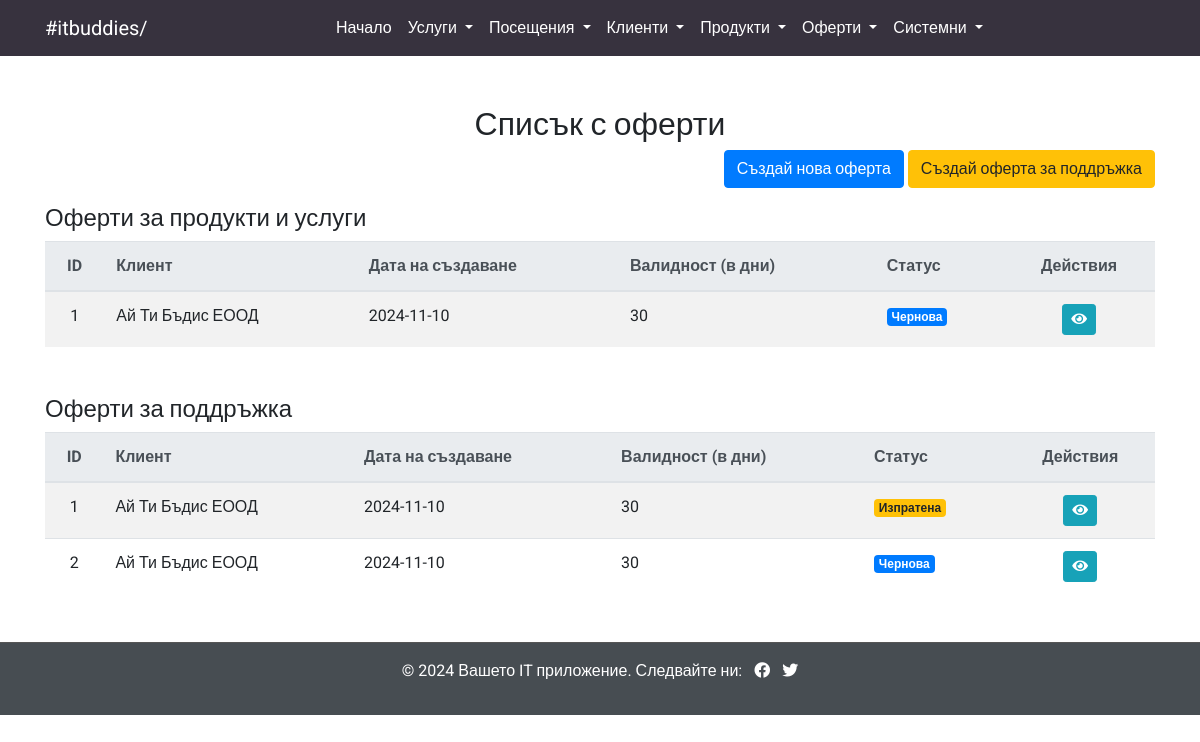
Screenshot of /offers/list with the database file from the repository.
### models.py (models this page shows, shortened)
class Offer(db.Model):
    __tablename__ = 'offers'
    id = db.Column(db.Integer, primary_key=True)
    client_id = db.Column(db.Integer, db.ForeignKey('client.id'), nullable=False)
    created_at = db.Column(db.DateTime, default=datetime.utcnow)
    validity_days = db.Column(db.Integer, nullable=False, default=30)
    status = db.Column(db.String(50), nullable=False, default="draft")
    total_price = db.Column(db.Float, nullable=True)
    client = db.relationship("Client", backref="offers")
    products = db.relationship("OfferProduct", back_populates="offer")
    services = db.relationship("OfferService", back_populates="offer")

class Client(db.Model):
    id = db.Column(db.Integer, primary_key=True)
    name = db.Column(db.String(100), nullable=False)
    vat = db.Column(db.String(15), nullable=False)
    address = db.Column(db.String(100), nullable=True)
    mol = db.Column(db.String(100), nullable=False)
    email = db.Column(db.String(100), nullable=True)  # Опционално поле за имейл
    phone = db.Column(db.String(15), nullable=True)  # Опционално поле за телефон
    visits = db.relationship('Visit', backref='client', lazy=True)  # Връзка към Visit

class MaintenanceOffer(db.Model):
    __tablename__ = 'maintenance_offers'
    id = db.Column(db.Integer, primary_key=True)
    client_id = db.Column(db.Integer, db.ForeignKey('client.id'), nullable=False)
    created_at = db.Column(db.DateTime, default=datetime.utcnow)
    validity_days = db.Column(db.Integer, nullable=False, default=30)
    status = db.Column(db.String(50), nullable=False, default="draft")
    total_price = db.Column(db.Float, nullable=True)
    client = db.relationship("Client", backref="maintenance_offers")
    assets = db.relationship("MaintenanceOfferAsset", back_populates="maintenance_offer")

### routes/offers.py (the view)
@offers_bp.route('/list', methods=['GET'])
def list_offers():
    offers = Offer.query.all()
    maintenance_offers = MaintenanceOffer.query.all()
    return render_template('list_offers.html', offers=offers,  maintenance_offers=maintenance_offers)

### templates/list_offers.html
{% include 'header.html' %}
{% include 'navbar.html' %}
<main class="container my-5">
    <h2 class="text-center">Списък с оферти</h2>
    <div class="text-right mb-3">
        <a href="{{ url_for('offers.add_offer') }}" class="btn btn-primary">Създай нова оферта</a>
        <a href="{{ url_for('maintenance_offers.add_maintenance_offer') }}" class="btn btn-warning">Създай оферта за поддръжка</a>
    </div>
    <h4>Оферти за продукти и услуги</h4>
    {% if offers %}
    <table class="table table-striped">
        <thead class="thead-light">
            <tr>
                <th class="text-center">ID</th>
                <th>Клиент</th>
                <th>Дата на създаване</th>
                <th>Валидност (в дни)</th>
                <th>Статус</th>
                <th class="text-center">Действия</th>
            </tr>
        </thead>
        <tbody>
            {% for offer in offers %}
            <tr>
                <td class="text-center">{{ offer.id }}</td>
                <td>{{ offer.client.name }}</td>
                <td>{{ offer.created_at.strftime('%Y-%m-%d') }}</td>
                <td>{{ offer.validity_days }}</td>
                <td>{% if offer.status == 'accepted' %}
                    <span class="badge badge-success">Приета</span>
                {% elif offer.status == 'rejected' %}
                    <span class="badge badge-danger">Отхвърлена</span>
                {% elif offer.status == 'sent' %}
                    <span class="badge badge-warning">Изпратена</span>
                {% else %}
                    <span class="badge badge-primary">Чернова</span>
                {% endif %}</td>
                <td class="text-center">
                    <a href="{{ url_for('offers.view_offer', offer_id=offer.id) }}" class="btn btn-info btn-sm" title="Преглед">
                        <i class="fas fa-eye"></i>
                    </a>
                </td>
            </tr>
            {% endfor %}
        </tbody>
    </table>
    {% else %}
    <div class="alert alert-warning text-center" role="alert">
        Няма налични оферти.
    </div>
    {% endif %}
    <h4 class="mt-5">Оферти за поддръжка</h4>
    {% if maintenance_offers %}
    <table class="table table-striped">
        <thead class="thead-light">
            <tr>
                <th class="text-center">ID</th>
                <th>Клиент</th>
                <th>Дата на създаване</th>
                <th>Валидност (в дни)</th>
                <th>Статус</th>
                <th class="text-center">Действия</th>
            </tr>
        </thead>
        <tbody>
            {% for offer in maintenance_offers %}
            <tr>
                <td class="text-center">{{ offer.id }}</td>
                <td>{{ offer.client.name }}</td>
                <td>{{ offer.created_at.strftime('%Y-%m-%d') }}</td>
                <td>{{ offer.validity_days }}</td>
                <td>{% if offer.status == 'accepted' %}
                    <span class="badge badge-success">Приета</span>
                {% elif offer.status == 'rejected' %}
                    <span class="badge badge-danger">Отхвърлена</span>
                {% elif offer.status == 'sent' %}
                    <span class="badge badge-warning">Изпратена</span>
                {% else %}
                    <span class="badge badge-primary">Чернова</span>
                {% endif %}</td>
                <td class="text-center">
                   <a href="{{ url_for('maintenance_offers.view_maintenance_offer', offer_id=offer.id) }}" class="btn btn-info btn-sm" title="Преглед">
                        <i class="fas fa-eye"></i>
                    </a>
                </td>
            </tr>
            {% endfor %}
        </tbody>
    </table>
    {% else %}
    <div class="alert alert-warning text-center" role="alert">
        Няма налични оферти за поддръжка.
    </div>
    {% endif %}
</main>
{% include 'footer.html' %}

### templates/header.html (style rules this page uses)
body { font-family: "Roboto", sans-serif; }
h1, h2, h3, h4, h5, h6 { font-family: "Ubuntu", sans-serif; }

### rows the page displays
Offer: id "1", client.name "Ай Ти Бъдис ЕООД", created_at "2024-11-10", validity_days "30", status "Чернова"
MaintenanceOffer: id "1", client.name "Ай Ти Бъдис ЕООД", created_at "2024-11-10", validity_days "30", status "Изпратена"
MaintenanceOffer: id "2", client.name "Ай Ти Бъдис ЕООД", created_at "2024-11-10", validity_days "30", status "Чернова"
